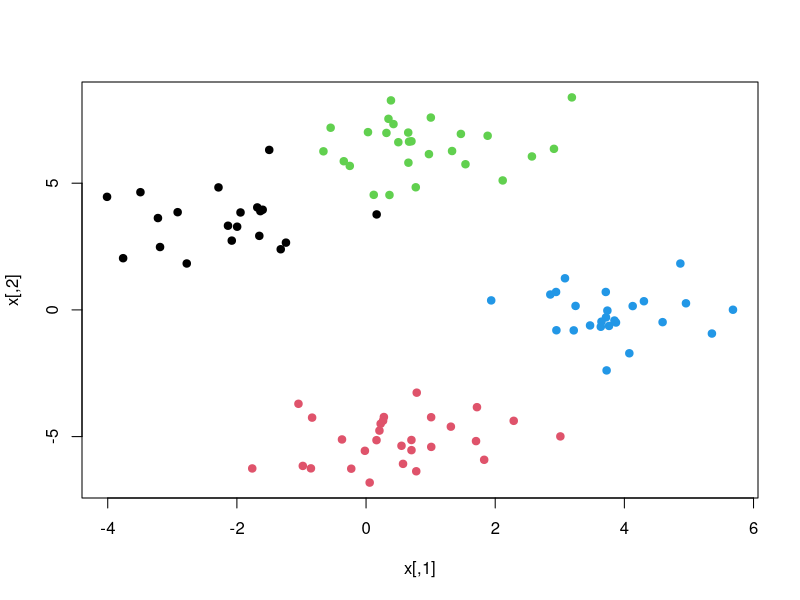
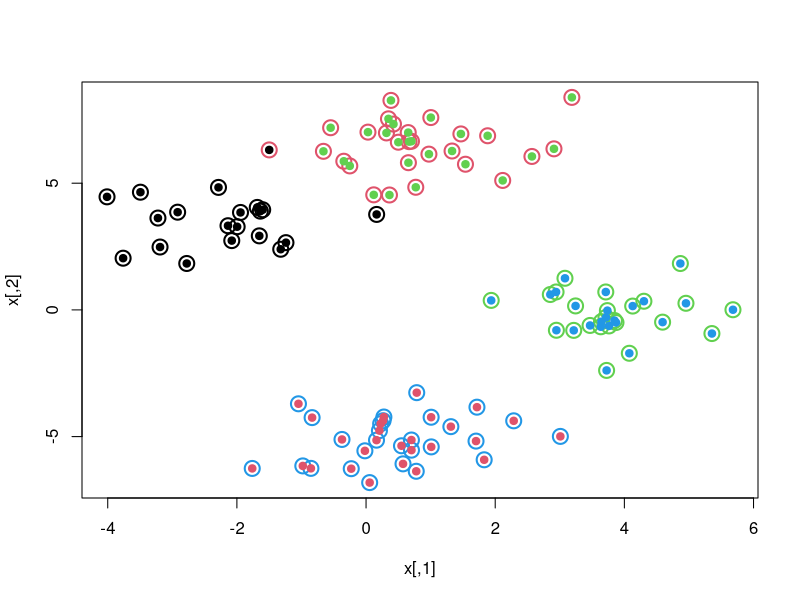
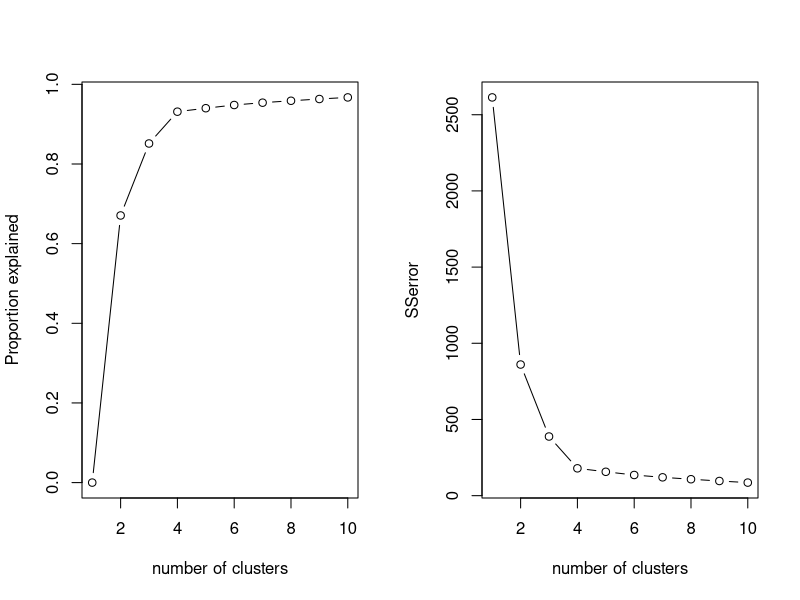
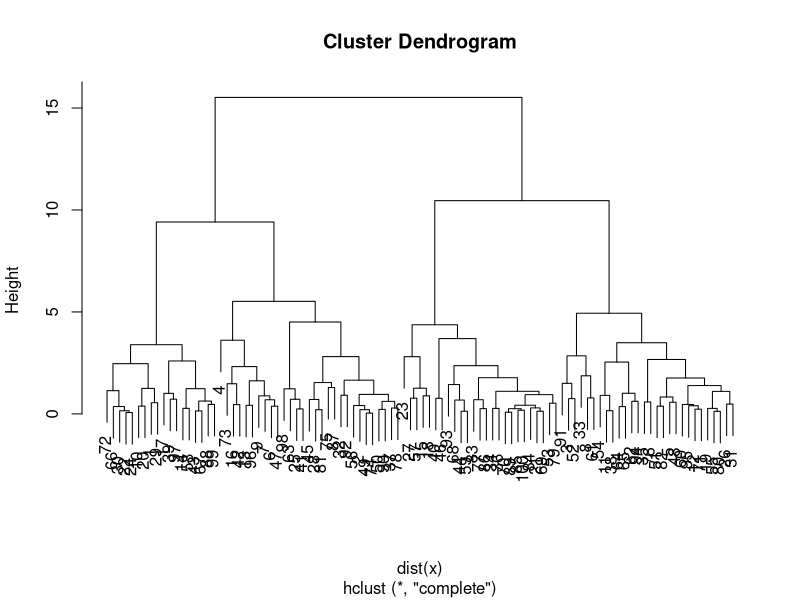
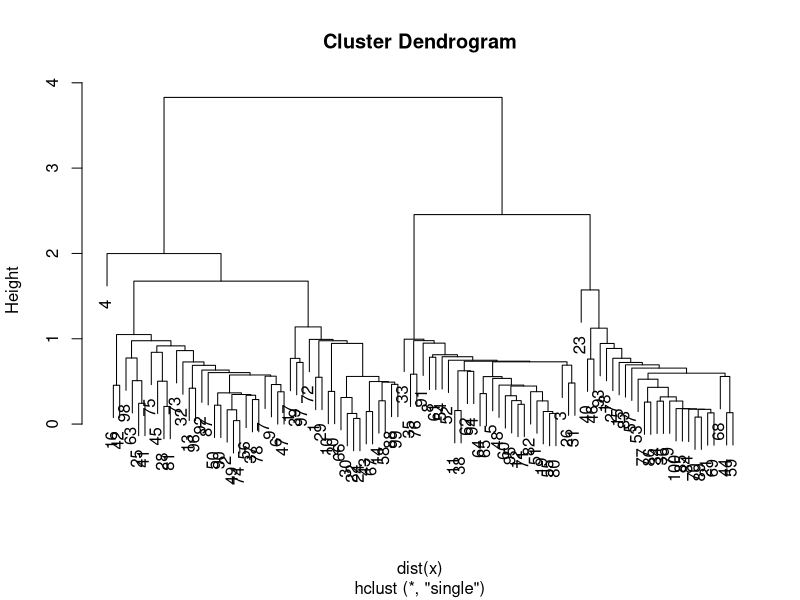
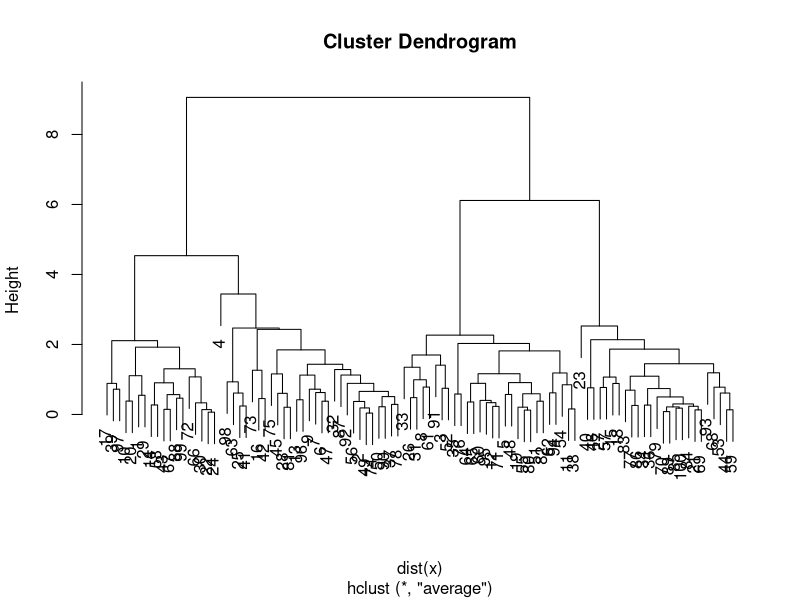
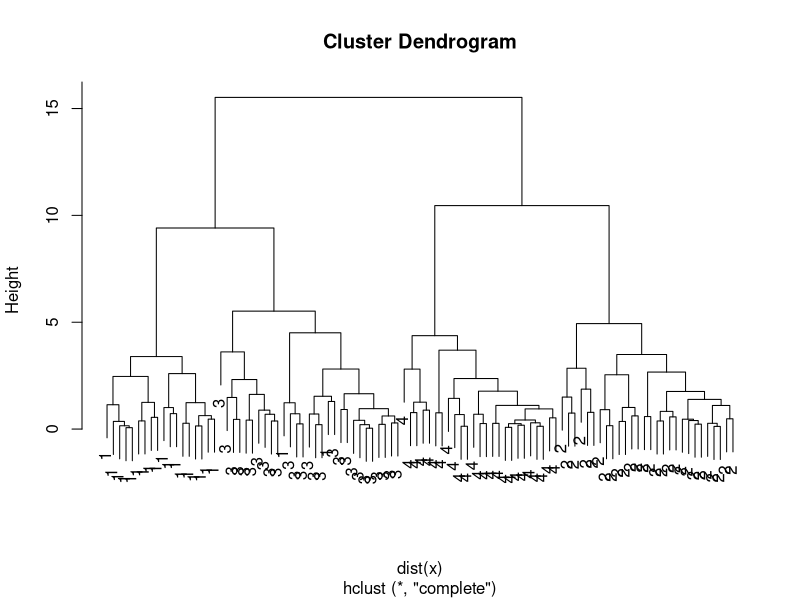
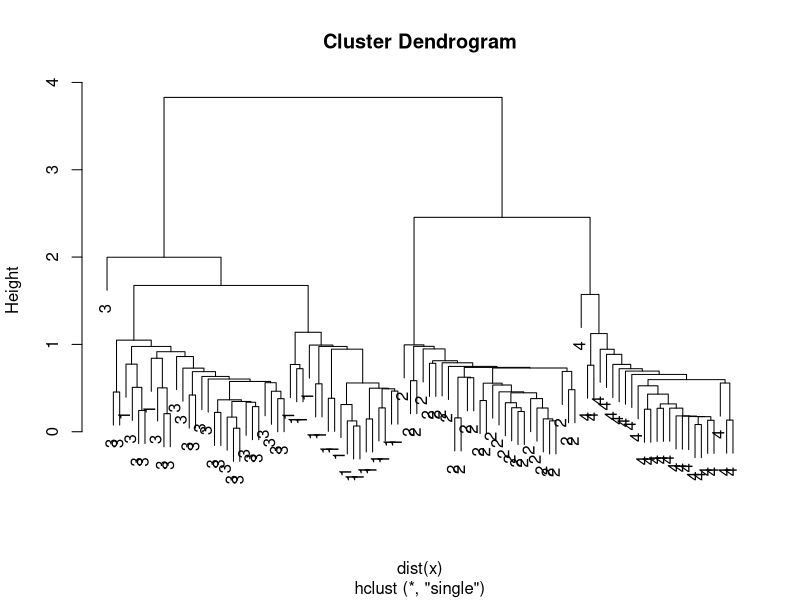

The R source for these figures, in order: (Note: this script raises an error after producing the figures.)
rm( list=ls() )
cat('\014')

##K-means cluster analysis --------

  #generate data
set.seed( 148 )
x = matrix( rnorm(200) , 100 , 2 ) # kind of noise (causes within-cluster variation)
xmean = matrix( rnorm( 8 , sd=4 ) , 4 , 2 ) # generate cluster means (centroids)
xmean
trueclusters = sample( 1:4 , 100 , replace=TRUE ) # generate a clustering
trueclusters
xmean[ trueclusters , ]
x = x + xmean[ trueclusters , ] #shift the guassian distributions

plot( x , col=trueclusters , pch=19 )

  #perform k-means analysis
kmeans_result = kmeans( x , 4 , nstart=100 ) # 100 random starts
kmeans_result

kmeans_result$cluster
kmeans_result$size
kmeans_result$centers
xmean #compare with true cluster centroids

kmeans_result$withinss # within-cluster variation (per cluster)
kmeans_result$tot.withinss # total within-cluster variation
kmeans_result$totss # total variation in the data
kmeans_result$iter # number of iterations before convergence

 # compute model fit
kmeans_result$Prop_explained = ( kmeans_result$totss - kmeans_result$tot.withinss ) / kmeans_result$totss #a kind of model fit (like an R-squared value)
kmeans_result$Prop_explained

 # the cluster labels are arbitrary (i.e., which cluster is cluster 1, 2, ...)
plot( x , col=kmeans_result$cluster , cex=2 , pch=1 , lwd=2 ) #plot the solution
points( x , col=trueclusters , pch=19 ) #also plot the true clustering (and compare)
table( kmeans_result$cluster , trueclusters ) # there are only 2 mistakes

 ## let's try for different values of K
nClustersMax = 10
Prop_expl_vector = matrix( -9999 , 1 , nClustersMax )
SSerrors_vector = matrix( -9999 , 1 , nClustersMax )
kmeans_res = list()
for( tel in 1:nClustersMax )
{
  kmeans_res[[tel]] = kmeans( x , tel , nstart=500 )
  prop_expl = ( kmeans_res[[tel]]$totss - kmeans_res[[tel]]$tot.withinss ) / kmeans_res[[tel]]$totss
  Prop_expl_vector[ tel ] = prop_expl
  SSerr = sum( ( x - kmeans_res[[tel]]$centers[ kmeans_res[[tel]]$cluster , ] ) ^ 2 )
  SSerrors_vector[ tel ] = SSerr
  rm( prop_expl , SSerr )
}
Prop_expl_vector
SSerrors_vector

 # scree-type of plots
par(mfrow=c(1,2))
plot( 1:nClustersMax , Prop_expl_vector , type="b" , xlab="number of clusters" , ylab="Proportion explained" )
plot( 1:nClustersMax , SSerrors_vector , type="b" , xlab="number of clusters" , ylab="SSerror" )

#############################################################################################################
#############################################################################################################

##Hierarchical clustering (bottom-up) -------

 # complete linkage
hierclust_result_complete = hclust( dist(x) , method="complete" ) #based on largest distance between points from different clusters
str( hierclust_result_complete )
hierclust_result_complete$merge

 # plot dendrogram
par(mfrow=c(1,1))
plot( hierclust_result_complete )

 # single linkage
hierclust_result_single = hclust( dist(x) , method="single" ) #based on smallest distance
plot( hierclust_result_single )

 # average linkaga
hierclust_result_average = hclust( dist(x) , method="average" ) #based on average distance between all pairs of points
plot( hierclust_result_average )

?hclust # are there other types of linkage

 # cut the dendrogram into 4 clusters (and compare with the true clusters and the k-means clusters)
hierclust_cut4_complete = cutree( hierclust_result_complete , 4 )
hierclust_cut4_complete
table( hierclust_cut4_complete , trueclusters )
plot( hierclust_result_complete , labels=trueclusters )
table( hierclust_cut4_complete , kmeans_result$cluster )

hierclust_cut4_single = cutree( hierclust_result_single , 4 )
table( hierclust_cut4_single , trueclusters )
plot( hierclust_result_single , labels=trueclusters )
table( hierclust_cut4_single , kmeans_result$cluster )

hierclust_cut4_average = cutree( hierclust_result_average , 4 )
table( hierclust_cut4_average , trueclusters )
plot( hierclust_result_average , labels=trueclusters )
table( hierclust_cut4_average , kmeans_result$cluster )

 # let's use correlations as 'distances' (instead of Euclidean distances)
x2 = matrix( rnorm(40) , 5 , 8 )
dist(x2) #distances between cases
dim( dist(x2) ) # it's not a matrix
length( dist(x2) ) # it seems all distances are collected in a vector

dim( cor(x2) ) # these are the correlations among the variables (across the samples)
dim( cor( t(x2) ) ) # I want the correlations among the samples (across the variables)
corr_samples = cor( t(x2) )
corr_samples

hierclust2_result_complete = hclust( corr_samples , method="complete" ) #corr_samples does not have the correct form
hierclust2_result_complete = hclust( as.dist(1 - corr_samples) , method="complete" ) # a large correlation means a low dissimilarities
plot( hierclust2_result_complete )
abline( h = .6 , col="red" )
hierclust2_result_complete$merge

labs = c( "nl" , "de" , 3 , 2 , 1 ) # I used some random labels for the 5 cases
plot( hierclust2_result_complete , labels=labs )
abline( h = .6 , col="red" )